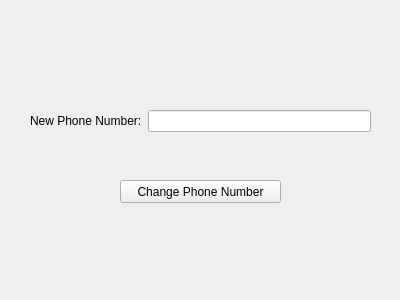
<?xml version="1.0" encoding="UTF-8"?>
<ui version="4.0">
 <class>Form</class>
 <widget class="QWidget" name="Form">
  <property name="geometry">
   <rect>
    <x>0</x>
    <y>0</y>
    <width>400</width>
    <height>300</height>
   </rect>
  </property>
  <property name="windowTitle">
   <string>Form</string>
  </property>
  <widget class="QPushButton" name="changePhoneNumberBtn">
   <property name="geometry">
    <rect>
     <x>120</x>
     <y>180</y>
     <width>161</width>
     <height>23</height>
    </rect>
   </property>
   <property name="text">
    <string>Change Phone Number</string>
   </property>
  </widget>
  <widget class="QWidget" name="formLayoutWidget">
   <property name="geometry">
    <rect>
     <x>30</x>
     <y>110</y>
     <width>341</width>
     <height>31</height>
    </rect>
   </property>
   <layout class="QFormLayout" name="formLayout">
    <item row="0" column="0">
     <widget class="QLabel" name="label">
      <property name="text">
       <string>New Phone Number:</string>
      </property>
     </widget>
    </item>
    <item row="0" column="1">
     <widget class="QLineEdit" name="change_Driver_PhoneNumber_Label"/>
    </item>
   </layout>
  </widget>
 </widget>
 <resources/>
 <connections/>
</ui>
